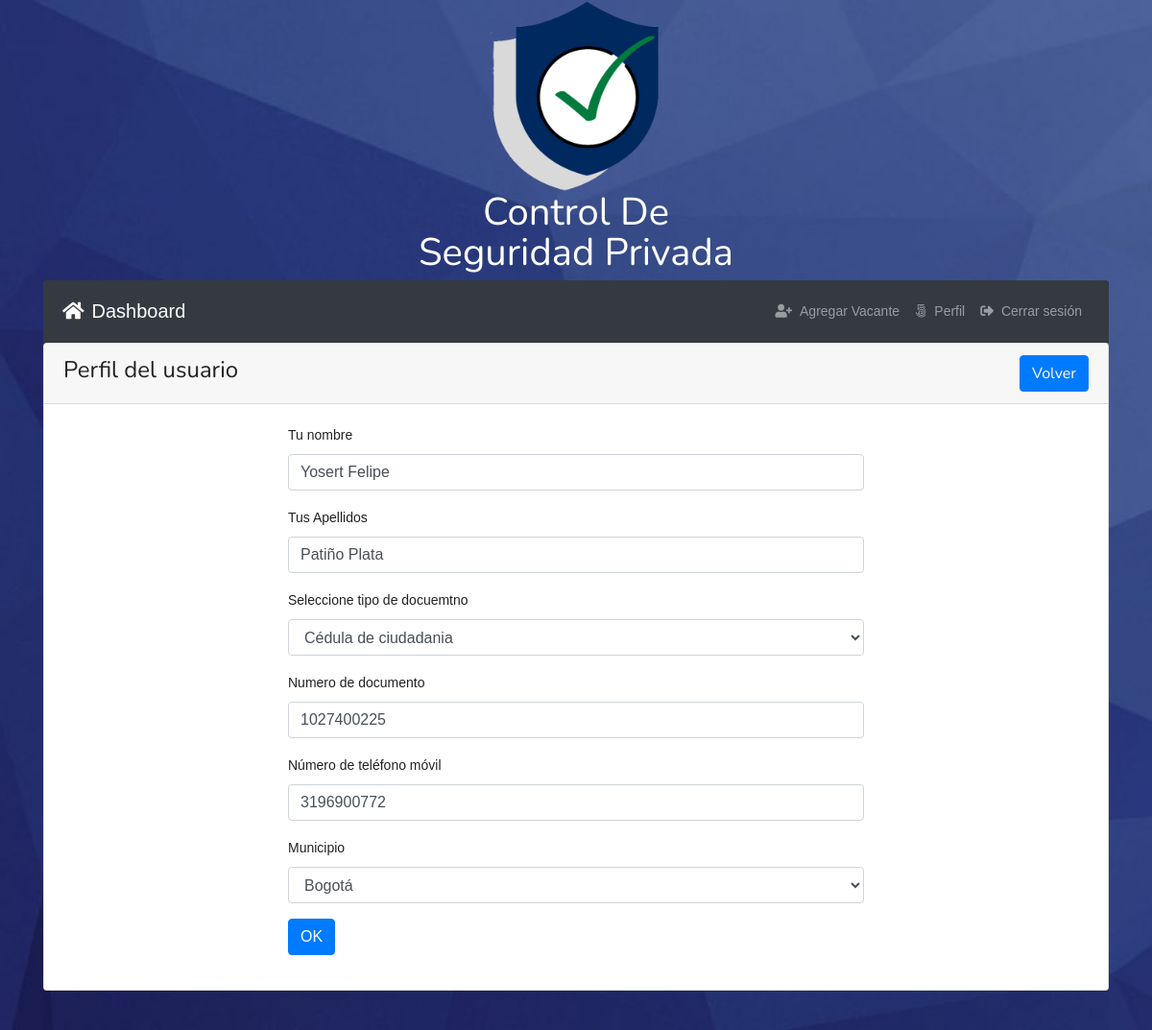
Page /profile.php?id=6 (signed in) on the committed database.
### tables this page shows
CREATE TABLE `tbl_persona` (
  `id` int(11) NOT NULL,
  `name` varchar(255) NOT NULL,
  `lastName` varchar(255) NOT NULL,
  `idTdoc` int(11) NOT NULL,
  `numberDoc` varchar(255) NOT NULL,
  `mobile` varchar(255) NOT NULL,
  `idMunicipio` int(11) NOT NULL,
  `email` varchar(255) NOT NULL,
  `password` varchar(255) NOT NULL,
  `createdAt` timestamp NOT NULL DEFAULT current_timestamp() ON UPDATE current_timestamp(),
  `idRol` int(11) NOT NULL,
  `isActive` int(11) NOT NULL
);

### classes/Users.php (called while the page is built, shortened)
<?php
include 'lib/Database.php';
include_once 'lib/Session.php';
class Users{
  private $db;
  public function __construct(){
    $this->db = new Database();
  }
    public function getUserInfoById($id){
      $sql = "SELECT * FROM tbl_persona WHERE id = :id LIMIT 1";
      $stmt = $this->db->pdo->prepare($sql);
      $stmt->bindValue(':id', $id);
      $stmt->execute();
      $result = $stmt->fetch(PDO::FETCH_OBJ);
      if ($result) {
        return $result;
      }else{
        return false;
      }
    }
  }

### profile.php (the view, shortened to what this page needs)
<?php
include 'inc/header.php';
 ?>
<?php
if (isset($_GET['id'])) {
  $id = preg_replace('/[^a-zA-Z0-9-]/', '', (int)$_GET['id']);
}
 ?>
 <div class="card ">
   <div class="card-header">
          <h3>Perfil del usuario <span class="float-right"> <a href="index.php" class="btn btn-primary">Volver </a> </h3>
        </div>
        <div class="card-body">
    <?php
    $getUinfo = $users->getUserInfoById($id);
    if ($getUinfo) {
     ?>
          <div style="width:600px; margin:0px auto">
          <form class="" action="" method="POST">
              <div class="form-group">
                <label for="name">Tu nombre</label>
                <input type="text" name="name" value="<?php echo $getUinfo->name; ?>" class="form-control">
              </div>
              <div class="form-group">
                <label for="lastName">Tus Apellidos</label>
                <input type="text" name="lastName" value="<?php echo $getUinfo->lastName; ?>" class="form-control">
              </div>
              <div class="form-group">
                    <label for="idTdoc">Seleccione tipo de docuemtno</label>
                    <select class="form-control" name="idTdoc">
                      <option value="<?php echo $getUinfo->idTdoc; ?>">Cédula de ciudadania</option>
                    </select>
                </div>
                <div class="form-group">
                  <label for="numberDoc">Numero de documento</label>
                  <input type="text" name="numberDoc" value="<?php echo $getUinfo->numberDoc; ?>"  class="form-control">
                </div>
              <div class="form-group">
                <label for="mobile">Número de teléfono móvil</label>
                <input type="text" id="mobile" name="mobile" value="<?php echo $getUinfo->mobile; ?>" class="form-control">
              </div>
              <div class="form-group">
                    <label for="idMunicipio">Municipio</label>
                    <select class="form-control" name="idMunicipio">
                      <option value="<?php echo $getUinfo->idMunicipio; ?>">Bogotá</option>
                    </select>
                </div>
              <?php if (Session::get("id") == $getUinfo->id) {?>
              <div class="form-group">
                <button type="submit" name="update" class="btn btn-success">Actualizar</button>
                <a class="btn btn-primary" href="changepass.php?id=<?php echo $getUinfo->id;?>">Cambio de contraseña</a>
              </div>
              <?php   }else{ ?>
                  <div class="form-group">
                    <a class="btn btn-primary" href="index.php">OK</a>
                  </div>
                <?php } ?>
          </form>
        </div>
      <?php }else{
        header('Location:index.php');
      } ?>
      </div>
    </div>
  <?php
  include 'inc/footer.php';
  ?>

### assets/style.css (style rules this page uses)
.cuerpo { font-family:Arial,Helvetica, sans-serif; margin: 0; background-size: cover; background-attachment: fixed; }
body { line-height: 24px; font-size: 14px; font-style: normal; font-weight: normal; visibility: visible; font-family: 'Nunito', sans-serif; color: #222; }
h1, h2, h3, h4, h5, h6 { color: #222; font-family: 'Nunito', sans-serif; font-weight: 400; margin-top: 0; }
h3 { font-size: 24px; line-height: 30px; }

### rows in the picture
tbl_persona: name "Yosert Felipe", lastName "Patiño Plata", numberDoc "1027400225", mobile "3196900772"
